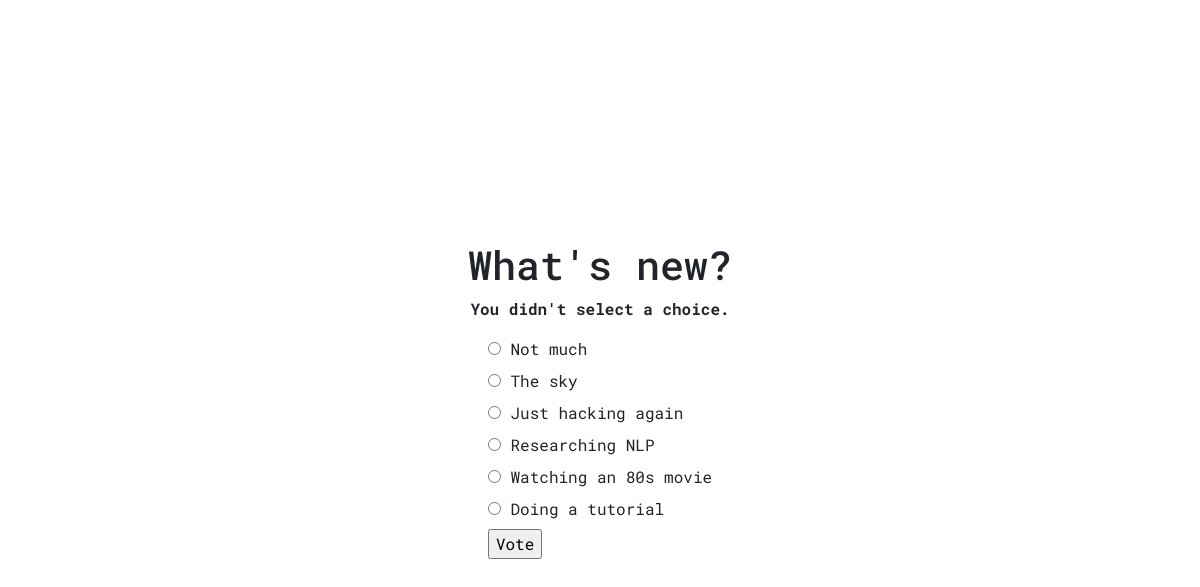
The page /polls/4/vote/ on the database its author committed.
### polls/models.py (models this page shows, shortened)
class Question(models.Model):
    question_text = models.CharField(max_length=200)
    pub_date = models.DateTimeField('date published')

class Choice(models.Model):
    question = models.ForeignKey(Question, on_delete=models.CASCADE)
    choice_text = models.CharField(max_length=200)
    votes = models.IntegerField(default=0)

### polls/views.py (the view)
# urls.py: path('<int:question_id>/vote/', views.vote, name='vote'),
def vote(request, question_id):
    question = get_object_or_404(Question, pk=question_id)
    try:
        selected_choice = question.choice_set.get(pk=request.POST['choice'])
    except (KeyError, Choice.DoesNotExist):
        return render(request, 'polls/detail.html', {
            'question': question,
            'error_message': "You didn't select a choice.",
        })
    else:
        selected_choice.votes += 1
        selected_choice.save()
        return HttpResponseRedirect(reverse('polls:results', args=(question.id,)))

### polls/templates/polls/detail.html (shortened to what this page needs)
<!DOCTYPE html>
	<head>
		<link rel="stylesheet" href="https://maxcdn.bootstrapcdn.com/bootstrap/4.0.0/css/bootstrap.min.css">
		{% load static %}
		<link rel="stylesheet" type="text/css" href="{% static 'polls/app.css' %}"/>
		<link rel="stylesheet" type="text/css" href="{% static 'polls/flex.css' %}"/>
	</head>
		<div class="wrapper">
			<div class="content flex flex-center flex-column">
				<h1>{{ question.question_text }}</h1>
				{% if error_message %}<p><strong>{{ error_message }}</strong></p>{% endif %}
				<form action="{% url 'polls:vote' question.id %}" method="post">
					{% for choice in question.choice_set.all %}
					    <input type="radio" name="choice" id="choice{{ forloop.counter }}" value="{{ choice.id }}" />
					    <label for="choice{{ forloop.counter }}">{{ choice.choice_text }}</label><br />
					{% endfor %}
					<input type="submit" value="Vote" />
				</form>
			</div>
		</div>
	</body>
</html>

### polls/static/polls/app.css (style rules this page uses)
.wrapper { height: 100%; }
.content { height: 100%; }

### polls/static/polls/flex.css (style rules this page uses)
.flex { display: flex; display: -webkit-box; display: -ms-flexbox; display: -webkit-flex; }
.flex-column { -webkit-box-orient: vertical; -webkit-box-direction: normal; -ms-flex-direction: column; flex-direction: column; }
.flex-center { -webkit-box-pack: center; -ms-flex-pack: center; justify-content: center; }
.flex-center { -webkit-box-align: center; -ms-flex-align: center; -ms-grid-row-align: center; align-items: center; }

### rows shown on the page
Question: question_text "What's new?"
Choice: choice_text "Not much"
Choice: choice_text "The sky"
Choice: choice_text "Just hacking again"
Choice: choice_text "Researching NLP"
Choice: choice_text "Watching an 80s movie"
Choice: choice_text "Doing a tutorial"

### other values the page prints
{{ error_message }} "You didn't select a choice."
